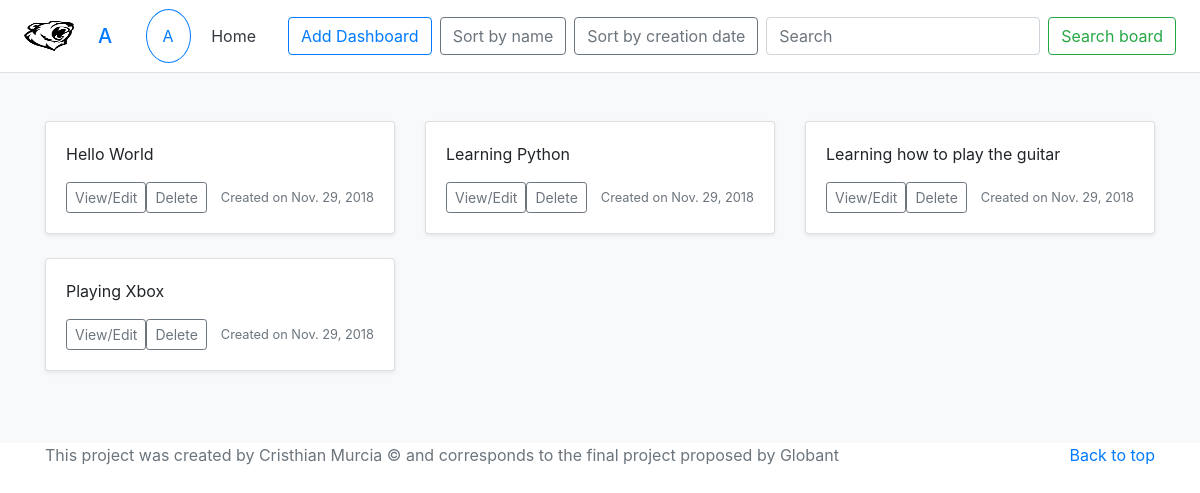
Page /dashboards/sort_by_name/ on the committed database.
### dashboards/models.py (models this page shows, shortened)
class Board(models.Model):
    name = models.CharField(max_length=50)
    slug = models.SlugField(blank=True, null=True)
    create_date = models.DateField(default=timezone.now())

### dashboards/views.py (the view)
# urls.py: path('sort_by_name/', sort_by_name, name='sort_by_name'),
def sort_by_name(request):
    all_boards = Board.objects.order_by('name')
    user_starting_letter = str(request.user)[0].capitalize()
    context = {'user_starting_letter': user_starting_letter, 'all_boards': all_boards}
    return render(request, 'dashboards/dashboards.html', context)

### dashboards/templates/dashboards/dashboards.html (shortened to what this page needs)
<!doctype html>
{% load static %}
<html lang="en">
  <head>
    <link rel="stylesheet" href="https://stackpath.bootstrapcdn.com/bootstrap/4.1.3/css/bootstrap.min.css">
  </head>
  <body>
    <header>
        <div class="d-flex flex-column flex-md-row align-items-center p-3 px-md-4 bg-white border-bottom shadow-sm">
          <a href="{% url 'users:welcome'%}"><img class="navbar-brand img-responsive" src= "{% static 'users/images/logo.jpg' %}" alt="" width="50" height="40"></a>
          <h5 class="my-0 mr-md-auto p-2 text-dark"><a href="{% url 'users:welcome'%}">{{user_starting_letter}}</a></h5>
          <nav class="my-2 my-md-0 mr-md-3">
            <a class="p-2 text-center" href=""><span class="border border-primary rounded-circle p-3">{{user_starting_letter}}</span></a>
            <a class="p-2 text-dark" href="{% url 'users:welcome'%}">Home</a>
          </nav>
          <a class="btn btn-outline-primary ml-2" href="{% url 'dashboards:create_board'%}">Add Dashboard</a>
          <a class="btn btn-outline-secondary ml-2" href="{% url 'dashboards:sort_by_name'%}">Sort by name</a>
          <a class="btn btn-outline-secondary ml-2" href="{% url 'dashboards:sort_by_date'%}">Sort by creation date</a>
          <form class="form-inline my-2 my-lg-0 ml-2" action="{% url 'dashboards:search_board'%}" method="post">
            <input class="form-control mr-sm-2" type="text" placeholder="Search" aria-label="Search" name = "board_name">
            <button class="btn btn-outline-success my-2 my-sm-0" type="submit">Search board</button>
          </form>
        </div>
    </header>
    <main role="main">
      <div class="album py-5 bg-light">
        <div class="container">
          <div class="row">
            {% for board in all_boards %}
            <div class="col-md-4">
              <div class="card mb-4 shadow-sm">
                <div class="card-body">
                  <p class="card-text">{{board.name}}</p>
                  <div class="d-flex justify-content-between align-items-center">
                    <div class="btn-group">
                      <a href="{% url 'dashboards:edit_board' board.pk %}"><button type="button" class="btn btn-sm btn-outline-secondary" href="{% url 'dashboards:edit_board' board.pk %}">View/Edit</button></a>
                      <a href="{% url 'dashboards:delete_board' board.pk %}"><button type="button" class="btn btn-sm btn-outline-secondary" href="{% url 'dashboards:delete_board' board.pk %}">Delete</button></a>
                    </div>
                    <small class="text-muted">Created on {{board.create_date}}</small>
                  </div>
                </div>
              </div>
            </div>
            {%endfor%}
          </div>
        </div>
      </div>
    </main>
    <footer class="text-muted">
      <div class="container">
        <p class="float-right">
          <a href="#">Back to top</a>
        </p>
        <p>This project was created by Cristhian Murcia &copy; and corresponds to the final project proposed by <a>Globant</a></p>
      </div>
    </footer>
  </body>
</html>

### rows in the picture
Board: name "Hello World", create_date "Nov. 29, 2018"
Board: name "Learning Python", create_date "Nov. 29, 2018"
Board: name "Learning how to play the guitar", create_date "Nov. 29, 2018"
Board: name "Playing Xbox", create_date "Nov. 29, 2018"

### other values in the picture
{{ user_starting_letter }} "A"
